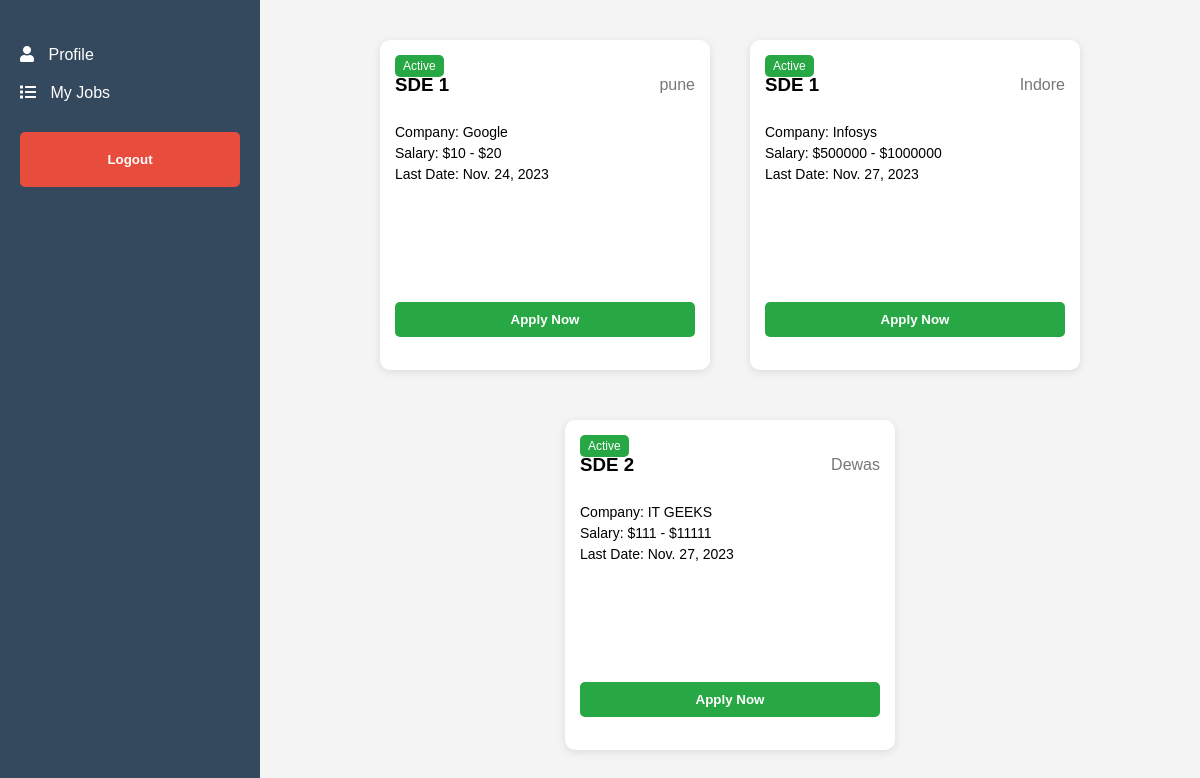
The app's page /candidate-dashbordh/ (signed in) with its own data.
### hr/models.py (models this page shows, shortened)
class JobPost(models.Model):
    user = models.ForeignKey(to=User, on_delete=models.CASCADE)
    title = models.CharField(max_length=200)
    address = models.CharField(max_length=200)
    companyName = models.CharField(max_length=200)
    salaryLow = models.IntegerField(default=0)
    salaryHigh = models.IntegerField(default=0)
    applycount = models.IntegerField(default=0)
    lastToApply = models.DateField()

### candidate/views.py (the view)
# urls.py: path("candidate-dashbordh/", views.candidate_dashbordh,name='candidate_dashbordh'),
@login_required
def candidate_dashbordh(request):
    if Hr.objects.filter(user=request.user).exists():
        return redirect('hr_dash')
    jobs = JobPost.objects.all()
    return render(request, 'candidate/dashboradh.html',{'jobs':jobs})

### candidate/templates/candidate/dashboradh.html (shortened to what this page needs)
<!DOCTYPE html>
<html lang="en">
<head>
  <link rel="stylesheet" href="https://cdnjs.cloudflare.com/ajax/libs/font-awesome/5.15.3/css/all.min.css">
</head>
<body>
  <div class="container">
    {% include 'candidate/navbar.html' %}
    <div class="job-listings">
      {% for job in jobs %}
        <div class="job-card">
          <div class="active-tag" >Active</div>
          <div class="job-header">
            <h3 >{{job.title}}</h3>
            <span class="job-location" >{{job.address}}</span>
          </div>
          <div class="job-details">
            <p>Company: {{job.companyName}}</p>
            <p>Salary: ${{job.salaryLow}} - ${{job.salaryHigh}}</p>
            <p>Last Date: {{job.lastToApply}}</p>
          </div>
          <button class="apply-button"><a href="{% url 'applyforjob' job.id %}" style="text-decoration: none;
            color: inherit;">Apply Now</a></button>
        </div>
      {% endfor %}
      </div>
  </div>
</body>
</html>

### candidate/templates/candidate/navbar.html (shortened to what this page needs)
<nav class="sidebar">
    <ul>
      <li><a href="{% url 'candidate_dashbordh' %}"><i class="fas fa-user"></i> Profile</a></li>
       <li><a href="{% url 'myJobListViews' %}"><i class="fas fa-list"></i> My Jobs</a></li>
    </ul>
    <button class="logout-button"><a href="{% url 'logout_user' %}">Logout</a></button>
  </nav>

### candidate/templates/candidate/dashboradh.html (style rules this page uses)
body { margin: 0; font-family: Arial, sans-serif; background-color: #f4f4f4; display: flex; min-height: 100vh; }
.container { display: flex; flex-direction: row; }
.sidebar { background-color: #34495e; color: white; width: 220px; padding: 20px; }
.sidebar ul { list-style: none; padding: 0; }
.sidebar a { display: block; color: white; text-decoration: none; padding: 10px 0; }
.job-listings { flex: 1; display: flex; flex-wrap: wrap; justify-content: center; max-width: calc(100% - 220px); margin: 0 auto; padding: 20px; }
.logout-button { display: block; width: 100%; padding: 10px; background-color: #e74c3c; border: none; border-radius: 5px; color: white; cursor: pointer; font-weight: bold; margin-top: 20px; transition: background-color 0.3s; }
.job-listings { display: flex; flex-wrap: wrap; justify-content: center; max-width: 1200px; margin: 0 auto; }
.job-card { background-color: #ffffff; border-radius: 10px; box-shadow: 0px 2px 8px rgba(0, 0, 0, 0.1); width: 300px; height: 300px; margin: 20px; padding: 15px; position: relative; overflow: hidden; transition: transform 0.2s ease-in-out; }
.active-tag { position: absolute; top: 15px; left: 15px; background-color: #28a745; color: white; padding: 4px 8px; border-radius: 5px; font-size: 12px; }
.job-header { display: flex; justify-content: space-between; align-items: center; margin-bottom: 10px; }
.job-location { color: #777777; }
.job-details p { margin: 5px 0; font-size: 14px; }
.apply-button { display: block; width: 100%; padding: 10px; background-color: #28a745; border: none; border-radius: 5px; color: white; cursor: pointer; font-weight: bold; transition: background-color 0.3s; margin-top: 40%; }
.sidebar a { display: flex; align-items: center; color: white; text-decoration: none; padding: 10px 0; }
.sidebar i { margin-right: 10px; }

### candidate/templates/candidate/navbar.html (style rules this page uses)
.sidebar { background-color: #34495e; color: white; width: 220px; padding: 20px; }
.sidebar ul { list-style: none; padding: 0; }
.sidebar a { display: block; color: white; text-decoration: none; padding: 10px 0; }

### records on screen
JobPost: title "SDE 1", address "pune", companyName "Google", salaryLow "10", salaryHigh "20", lastToApply "Nov. 24, 2023"
JobPost: title "SDE 1", address "Indore", companyName "Infosys", salaryLow "500000", salaryHigh "1000000", lastToApply "Nov. 27, 2023"
JobPost: title "SDE 2", address "Dewas", companyName "IT GEEKS", salaryLow "111", salaryHigh "11111", lastToApply "Nov. 27, 2023"
